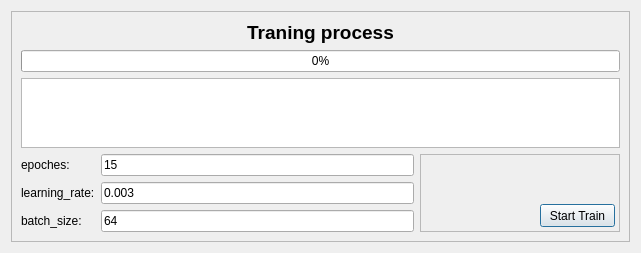
<?xml version="1.0" encoding="UTF-8"?>
<ui version="4.0">
 <class>Train</class>
 <widget class="QDialog" name="Train">
  <property name="geometry">
   <rect>
    <x>0</x>
    <y>0</y>
    <width>641</width>
    <height>242</height>
   </rect>
  </property>
  <property name="windowTitle">
   <string>Dialog</string>
  </property>
  <layout class="QGridLayout" name="gridLayout">
   <item row="1" column="0">
    <widget class="QFrame" name="frame">
     <property name="frameShape">
      <enum>QFrame::StyledPanel</enum>
     </property>
     <property name="frameShadow">
      <enum>QFrame::Raised</enum>
     </property>
     <layout class="QGridLayout" name="gridLayout_2">
      <item row="12" column="0">
       <widget class="QLabel" name="label_3">
        <property name="text">
         <string>learning_rate:</string>
        </property>
       </widget>
      </item>
      <item row="13" column="0">
       <widget class="QLabel" name="label_4">
        <property name="text">
         <string>batch_size:</string>
        </property>
       </widget>
      </item>
      <item row="4" column="0" colspan="3">
       <widget class="QLabel" name="label_2">
        <property name="font">
         <font>
          <family>Arial</family>
          <pointsize>14</pointsize>
          <weight>75</weight>
          <bold>true</bold>
         </font>
        </property>
        <property name="text">
         <string>Traning process</string>
        </property>
        <property name="alignment">
         <set>Qt::AlignCenter</set>
        </property>
       </widget>
      </item>
      <item row="12" column="1">
       <widget class="QLineEdit" name="lineEdit_2">
        <property name="text">
         <string>0.003</string>
        </property>
       </widget>
      </item>
      <item row="11" column="1">
       <widget class="QLineEdit" name="lineEdit">
        <property name="text">
         <string>15</string>
        </property>
       </widget>
      </item>
      <item row="13" column="1">
       <widget class="QLineEdit" name="lineEdit_3">
        <property name="text">
         <string>64</string>
        </property>
       </widget>
      </item>
      <item row="11" column="0">
       <widget class="QLabel" name="label">
        <property name="text">
         <string>epoches:</string>
        </property>
       </widget>
      </item>
      <item row="11" column="2" rowspan="3">
       <widget class="QFrame" name="frame_2">
        <property name="minimumSize">
         <size>
          <width>200</width>
          <height>0</height>
         </size>
        </property>
        <property name="frameShape">
         <enum>QFrame::StyledPanel</enum>
        </property>
        <property name="frameShadow">
         <enum>QFrame::Raised</enum>
        </property>
        <widget class="QPushButton" name="pushButton">
         <property name="geometry">
          <rect>
           <x>120</x>
           <y>50</y>
           <width>75</width>
           <height>23</height>
          </rect>
         </property>
         <property name="text">
          <string>Start Train</string>
         </property>
        </widget>
       </widget>
      </item>
      <item row="6" column="0" colspan="3">
       <widget class="QProgressBar" name="progressBar">
        <property name="value">
         <number>0</number>
        </property>
       </widget>
      </item>
      <item row="7" column="0" rowspan="3" colspan="3">
       <widget class="QTextBrowser" name="textBrowser"/>
      </item>
     </layout>
    </widget>
   </item>
  </layout>
 </widget>
 <resources/>
 <connections/>
</ui>
